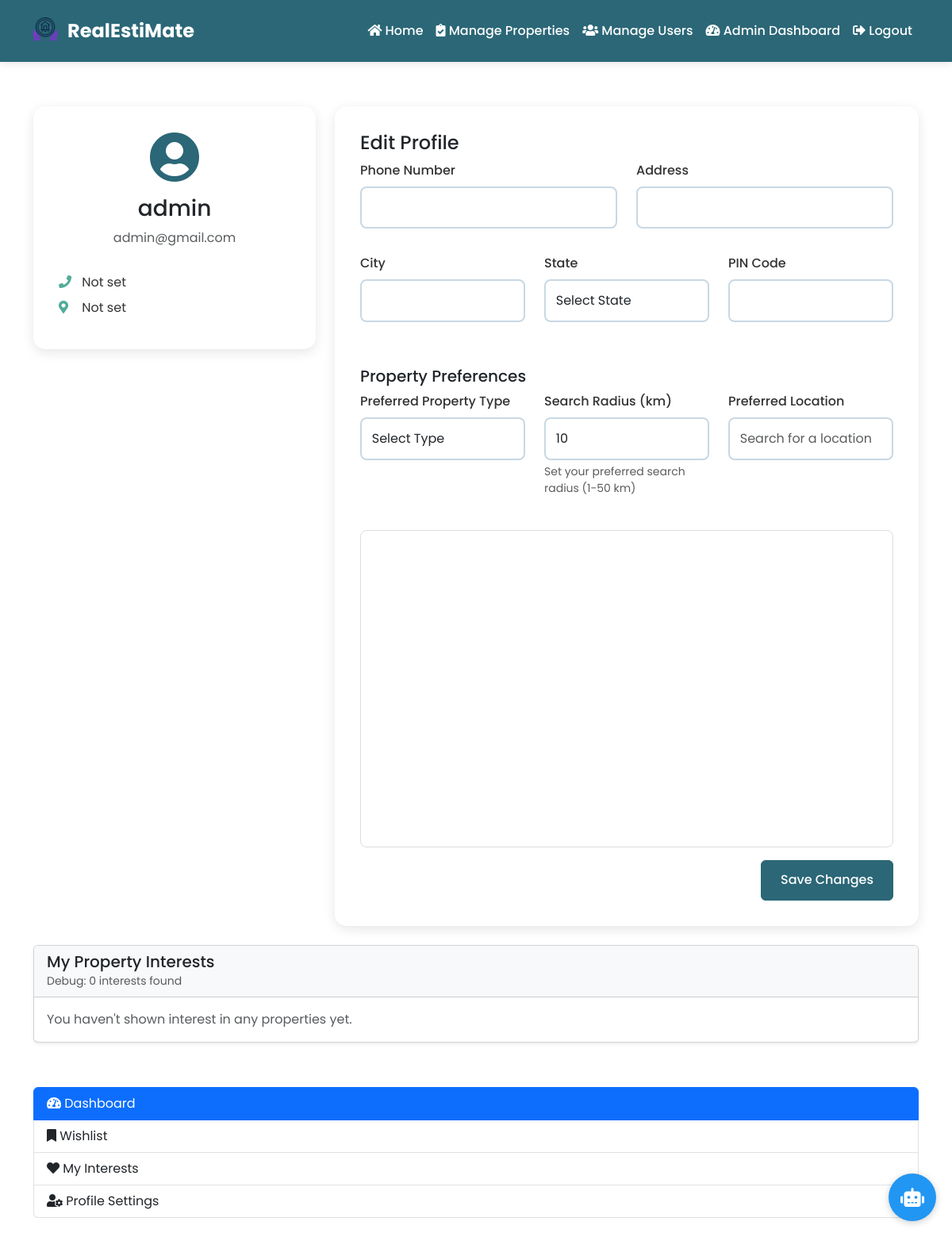
The page /dashboard (signed in) on the database its author committed.
### app/models/user.py (models this page shows, shortened)
class User(UserMixin, db.Model):
    id = db.Column(db.Integer, primary_key=True)
    username = db.Column(db.String(64), unique=True, nullable=False)
    email = db.Column(db.String(120), unique=True, nullable=False)
    password_hash = db.Column(db.String(128))
    is_admin = db.Column(db.Boolean, default=False)
    active = db.Column(db.Boolean, default=True)
    phone_number = db.Column(db.String(20))
    address = db.Column(db.String(200))
    city = db.Column(db.String(100))
    state = db.Column(db.String(100))
    zip_code = db.Column(db.String(20))
    preferred_property_type = db.Column(db.String(50))
    preferred_location = db.Column(db.String(100))
    min_price = db.Column(db.Float)
    max_price = db.Column(db.Float)
    min_bedrooms = db.Column(db.Integer)
    preferred_latitude = db.Column(db.Float)
    preferred_longitude = db.Column(db.Float)
    user_type = db.Column(db.String(20), nullable=False, default='buyer')  # 'buyer' or 'seller'
    company_name = db.Column(db.String(100))  # For sellers/agents
    license_number = db.Column(db.String(50))  # For sellers/agents
    verified_seller = db.Column(db.Boolean, default=False)
    preferred_proximity = db.Column(db.Float, default=10.0)  # Default 10km radius
    properties = db.relationship(
        'Property',
        backref='owner',
        lazy=True,
        foreign_keys='Property.user_id'
    )
    verified_properties = db.relationship(
        'Property',
        backref='verified_by_admin',
        lazy=True,
        foreign_keys='Property.verified_by'
    )
    wishlisted_properties = db.relationship('Property',
                                          secondary='wishlist',
                                          backref=db.backref('wishlisted_by', lazy='dynamic'))
    @property
    def is_active(self):
        return self.active
    def get_recommended_properties(self, limit=5):
        if not self.preferred_latitude or not self.preferred_longitude:
            max_distance = self.preferred_proximity or 10.0
            query = Property.query.filter(
                Property.is_available == True,
                Property.is_verified == True,
                Property.verification_status == 'approved',
                Property.user_id != self.id
            )
            if self.preferred_property_type:
                query = query.filter(Property.property_type == self.preferred_property_type)
            if self.min_price:
                query = query.filter(Property.price >= self.min_price)
            if self.max_price:
                query = query.filter(Property.price <= self.max_price)
            properties = query.all()
            recommended = []
            for prop in properties:
                if not prop.latitude or not prop.longitude:
                    continue
                distance = prop.distance_to(self.preferred_latitude, self.preferred_longitude)
                if distance <= max_distance:
                    score = 1 - (distance / max_distance)
                    recommended.append((prop, score))
            recommended.sort(key=lambda x: x[1], reverse=True)
            return [prop for prop, _ in recommended[:limit]]
        return recommendation_engine.get_hybrid_recommendations(self.id, limit=limit)

### app/routes/user.py (the view)
@bp.route('/dashboard')
@login_required
def dashboard():
    if current_user.user_type == 'seller':
        return redirect(url_for('user.seller_dashboard'))
    states = [
        "Andhra Pradesh", "Arunachal Pradesh", "Assam", "Bihar", "Chhattisgarh", "Goa", "Gujarat",
        "Haryana", "Himachal Pradesh", "Jharkhand", "Karnataka", "Kerala", "Madhya Pradesh",
        "Maharashtra", "Manipur", "Meghalaya", "Mizoram", "Nagaland", "Odisha", "Punjab",
        "Rajasthan", "Sikkim", "Tamil Nadu", "Telangana", "Tripura", "Uttar Pradesh",
        "Uttarakhand", "West Bengal", "Andaman and Nicobar Islands", "Chandigarh",
        "Dadra and Nagar Haveli and Daman and Diu", "Delhi", "Jammu and Kashmir", "Ladakh",
        "Lakshadweep", "Puducherry"
    ]
    interests = PropertyInterest.query.filter_by(buyer_id=current_user.id).all()
    recommendations = current_user.get_recommended_properties(limit=5)
    return render_template('user/dashboard.html',
                          states=states,
                          interests=interests,
                          recommendations=recommendations)

### app/models/property.py (called while the page is built, shortened)
    def distance_to(self, lat2, lon2):
        if self.latitude is None or self.longitude is None or lat2 is None or lon2 is None:
            return float('inf')  # Return infinity if coordinates are missing

### app/templates/user/dashboard.html (shortened to what this page needs)
{% extends "base.html" %}
{% block content %}
<div class="dashboard-container">
    <div class="row">
        <div class="col-md-4">
            <div class="profile-card">
                <div class="profile-header">
                    <i class="fas fa-user-circle profile-icon"></i>
                    <h3>{{ current_user.username }}</h3>
                    <p class="text-muted">{{ current_user.email }}</p>
                </div>
                <div class="profile-info">
                    <p><i class="fas fa-phone"></i> {{ current_user.phone_number or 'Not set' }}</p>
                    <p><i class="fas fa-map-marker-alt"></i> {{ current_user.city or 'Not set' }}</p>
                </div>
            </div>
        </div>
        <div class="col-md-8">
            <div class="content-card">
                <h4>Edit Profile</h4>
                <form method="POST" action="{{ url_for('user.update_profile') }}" class="profile-form" id="profileForm">
                    <div class="row">
                        <div class="col-md-6 mb-3">
                            <div class="form-group">
                                <label class="form-label">Phone Number</label>
                                <input type="tel" name="phone_number" class="form-control" id="phoneNumber"
                                       value="{{ current_user.phone_number or '' }}">
                            </div>
                        </div>
                        <div class="col-md-6 mb-3">
                            <div class="form-group">
                                <label class="form-label">Address</label>
                                <input type="text" name="address" class="form-control"
                                       value="{{ current_user.address or '' }}">
                            </div>
                        </div>
                        <div class="col-md-4 mb-3">
                            <div class="form-group">
                                <label class="form-label">City</label>
                                <input type="text" name="city" class="form-control"
                                       value="{{ current_user.city or '' }}">
                            </div>
                        </div>
                        <div class="col-md-4 mb-3">
                            <div class="form-group">
                                <label class="form-label">State</label>
                                <select name="state" class="form-control">
                                    <option value="">Select State</option>
                                </select>
                            </div>
                        </div>
                        <div class="col-md-4 mb-3">
                            <div class="form-group">
                                <label class="form-label">PIN Code</label>
                                <input type="text" name="zip_code" class="form-control" id="pinCode"
                                       value="{{ current_user.zip_code or '' }}">
                            </div>
                        </div>
                    </div>
                    <h5 class="mt-4">Property Preferences</h5>
                    <div class="row">
                        <div class="col-md-4 mb-3">
                            <div class="form-group">
                                <label class="form-label">Preferred Property Type</label>
                                <select name="preferred_property_type" class="form-control">
                                    <option value="">Select Type</option>
                                </select>
                            </div>
                        </div>
                        <div class="col-md-4 mb-3">
                            <div class="form-group">
                                <label class="form-label">Search Radius (km)</label>
                                <input type="number"
                                       class="form-control"
                                       name="preferred_proximity"
                                       value="{{ current_user.preferred_proximity or 10 }}"
                                       min="1"
                                       max="50"
                                       step="0.5">
                                <div class="form-text small">Set your preferred search radius (1-50 km)</div>
                            </div>
                        </div>
                        <div class="col-md-4 mb-3">
                            <div class="form-group">
                                <label class="form-label">Preferred Location</label>
                                <input type="text" id="locationSearch" class="form-control"
                                       placeholder="Search for a location"
                                       value="{{ current_user.preferred_location or '' }}">
                            </div>
                        </div>
                    </div>
                    <div class="row">
                        <div class="col-12">
                            <div id="map" style="height: 400px; width: 100%; margin-top: 10px; border-radius: 8px; border: 1px solid #ddd;"></div>
                        </div>
                    </div>
                    <div class="text-end mt-3">
                        <button type="submit" class="btn btn-primary" id="submitBtn">Save Changes</button>
                    </div>
                </form>
            </div>
        </div>
    </div>
    <div class="row mt-4">
        <div class="col-md-12">
            <div class="card shadow-sm mb-4">
                <div class="card-header bg-light">
                    <h5 class="mb-0">My Property Interests</h5>
                    <small class="text-muted">Debug: {{ interests|length }} interests found</small>
                </div>
                <div class="card-body">
                    {% if interests %}
                    <div class="table-responsive">
                        <table class="table table-hover">
                            <thead>
                                <tr>
                                    <th>Property</th>
                                    <th>Location</th>
                                    <th>Price</th>
                                    <th>Shown Interest On</th>
                                    <th>Actions</th>
                                </tr>
                            </thead>
                            <tbody>
                                {% for interest in interests %}
                                <tr>
                                    <td>
                                        <a href="{{ url_for('property.details', id=interest.property_id) }}">
                                            {{ interest.property.title }}
                                        </a>
                                    </td>
                                    <td>{{ interest.property.location }}</td>
                                    <td><i class="fas fa-rupee-sign"></i> {{ "{:,.2f}".format(interest.property.price) }}</td>
                                    <td>{{ interest.created_at.strftime('%Y-%m-%d') }}</td>
                                    <td>
                                        <a href="{{ url_for('chat.property_chat', property_id=interest.property_id, other_user_id=interest.property.user_id) }}"
                                           class="btn btn-sm btn-outline-primary">
                                            <i class="fas fa-comments"></i> Chat
                                        </a>
                                        <button onclick="confirmRemoveInterest({{ interest.property_id }})"
                                                class="btn btn-sm btn-outline-danger">
                                            <i class="fas fa-times"></i> Remove Interest
                                        </button>
                                    </td>
                                </tr>
                                {% endfor %}
                            </tbody>
                        </table>
                    </div>
                    {% else %}
                    <p class="text-muted mb-0">You haven't shown interest in any properties yet.</p>
                    {% endif %}
                </div>
            </div>
        </div>
    </div>
</div>
<div class="list-group mb-4">
    <a href="{{ url_for('user.dashboard') }}" class="list-group-item list-group-item-action {% if request.endpoint == 'user.dashboard' %}active{% endif %}">
        <i class="fas fa-tachometer-alt"></i> Dashboard
    </a>
    <a href="{{ url_for('user.wishlist') }}" class="list-group-item list-group-item-action {% if request.endpoint == 'user.wishlist' %}active{% endif %}">
        <i class="fas fa-bookmark"></i> Wishlist
    </a>
    <a href="{{ url_for('user.interests') }}" class="list-group-item list-group-item-action {% if request.endpoint == 'user.interests' %}active{% endif %}">
        <i class="fas fa-heart"></i> My Interests
    </a>
    <a href="{{ url_for('user.profile') }}" class="list-group-item list-group-item-action {% if request.endpoint == 'user.profile' %}active{% endif %}">
        <i class="fas fa-user-cog"></i> Profile Settings
    </a>
</div>
{% endblock %}

### app/static/css/style.css (style rules this page uses)
:root { --primary-color: #2b6777; --secondary-color: #52ab98; --accent-color: #c8d8e4; --dark-bg: #2b6777; --light-bg: #f2f2f2; --text-dark: #333333; --text-light: #ffffff; }
body { font-family: 'Poppins', sans-serif; overflow-x: hidden; }
.card { transition: transform 0.2s; box-shadow: 0 4px 6px rgba(0, 0, 0, 0.1); }
.form-label { color: var(--text-dark); font-weight: 500; margin-bottom: 0.5rem; }
.form-control { border: 2px solid var(--accent-color); padding: 0.8rem; border-radius: 8px; transition: all 0.3s ease; }
.btn-primary { background-color: var(--primary-color); border-color: var(--primary-color); padding: 0.8rem 1.5rem; font-weight: 500; transition: all 0.3s ease; }
.dashboard-container { padding: 2rem 0; }
.profile-card { background: white; border-radius: 15px; padding: 2rem; box-shadow: 0 4px 15px rgba(0,0,0,0.1); }
.profile-header { text-align: center; margin-bottom: 2rem; }
.profile-icon { font-size: 4rem; color: var(--primary-color); margin-bottom: 1rem; }
.profile-info { color: var(--text-dark); }
.profile-info p { margin-bottom: 0.5rem; }
.profile-info i { width: 25px; color: var(--secondary-color); }
.content-card { background: white; border-radius: 15px; padding: 2rem; box-shadow: 0 4px 15px rgba(0,0,0,0.1); }
.profile-form label { font-weight: 500; color: var(--text-dark); }
.form-group { position: relative; margin-bottom: 1rem; }
#map { height: 300px; width: 100%; margin-top: 10px; border: 1px solid #ddd; border-radius: 4px; }
#map { border-radius: 8px; }

### rows shown on the page
User: username "admin", email "admin@gmail.com", phone_number "Not set", city "Not set", preferred_proximity "10"

### other values the page prints
{{ interests|length }} "0"
